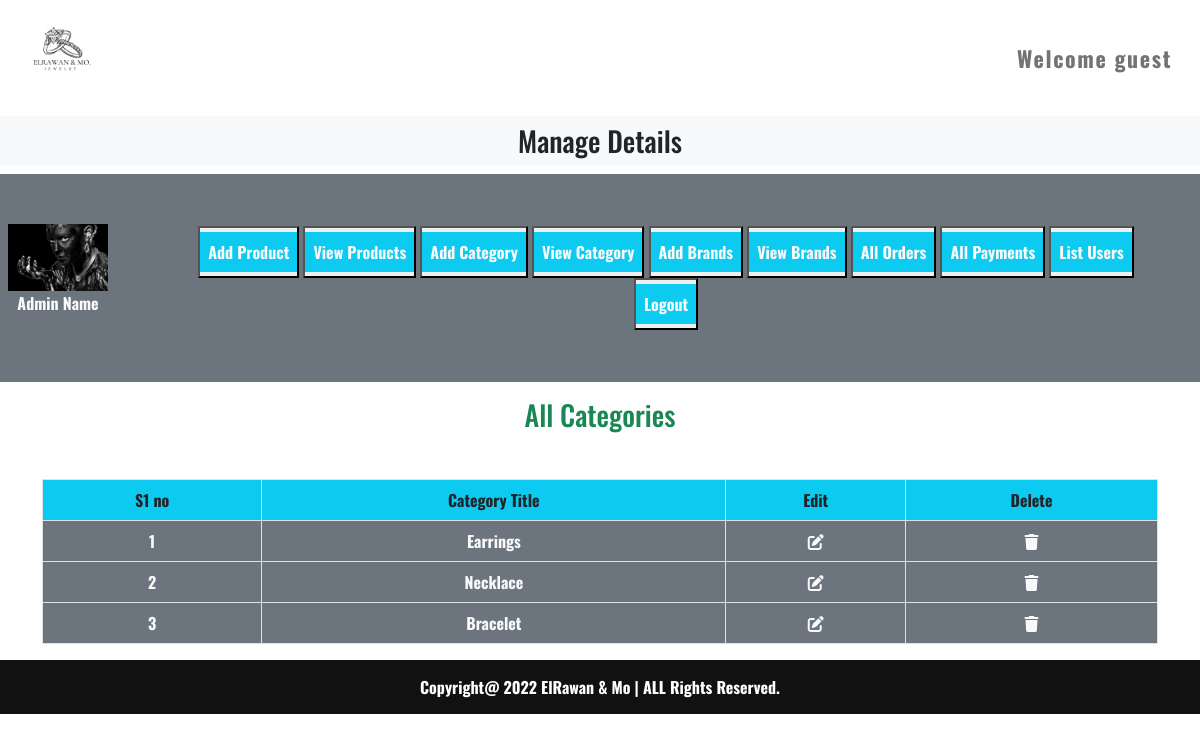
/admin/index.php?view_categories, run on the app's committed database.
### tables this page shows
CREATE TABLE `categories` (
  `category_id` int(11) NOT NULL,
  `category_title` varchar(100) NOT NULL
);

### admin/view_categories.php (the view)
<h3 class="text-center text-success">All Categories</h3>
<table class="table table-bordered mt-5">
    <thead class="bg-info">
        <tr class="text-center">
            <th>S1 no</th>
            <th>Category Title</th>
            <th>Edit</th>
            <th>Delete</th>
        </tr>
    </thead>
    <tbody class="bg-secondary text-light">
        <?php
        $select_cat="Select * from `categories`";
        $result=mysqli_query($con,$select_cat);
        $number=0;
        while($row=mysqli_fetch_assoc($result)){
            $category_id=$row['category_id'];
            $category_title=$row['category_title'];
            $number++;
        ?>
        <tr class="text-center">
            <th><?php echo $number ?></th>
            <th><?php echo $category_title ?></th>
            <td><a href='index.php?edit_category=<?php echo $category_id?>' class='text-light'><i class='fa-solid fa-pen-to-square'></i></a></td>
            <td><a href='index.php?delete_category=<?php echo $category_id?>' class='text-light'><i class='fa-solid fa-trash'></i></a></td>
        </tr>
    <?php } ?>
    </tbody>
</table>

### css/style.css (style rules this page uses)
* { margin: 0; padding: 0; box-sizing: border-box; text-decoration: none; font-family: "Oswald", sans-serif; font-weight: bold; }
html { scroll-behavior: smooth; }
body, html { height: 100%; }

### admin/index.php (style rules this page uses)
body { overflow-x: hidden; }

### data on the page
categories: category_title "Earrings"
categories: category_title "Necklace"
categories: category_title "Bracelet"
